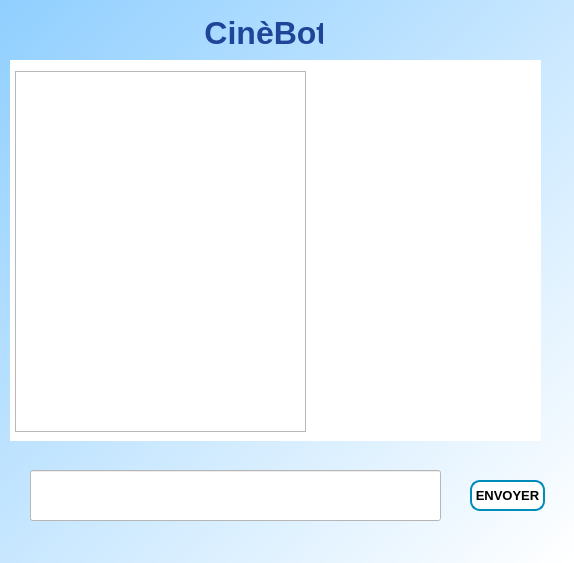
<?xml version="1.0" encoding="UTF-8"?>
<ui version="4.0">
 <class>MainWindow</class>
 <widget class="QMainWindow" name="MainWindow">
  <property name="geometry">
   <rect>
    <x>0</x>
    <y>0</y>
    <width>574</width>
    <height>563</height>
   </rect>
  </property>
  <property name="minimumSize">
   <size>
    <width>0</width>
    <height>563</height>
   </size>
  </property>
  <property name="palette">
   <palette>
    <active>
     <colorrole role="Text">
      <brush brushstyle="SolidPattern">
       <color alpha="255">
        <red>255</red>
        <green>255</green>
        <blue>255</blue>
       </color>
      </brush>
     </colorrole>
    </active>
    <inactive>
     <colorrole role="Text">
      <brush brushstyle="SolidPattern">
       <color alpha="255">
        <red>255</red>
        <green>255</green>
        <blue>255</blue>
       </color>
      </brush>
     </colorrole>
    </inactive>
    <disabled>
     <colorrole role="Text">
      <brush brushstyle="SolidPattern">
       <color alpha="255">
        <red>120</red>
        <green>120</green>
        <blue>120</blue>
       </color>
      </brush>
     </colorrole>
    </disabled>
   </palette>
  </property>
  <property name="windowTitle">
   <string>MainWindow</string>
  </property>
  <property name="styleSheet">
   <string notr="true">QWidget#main_widget{
background-color: qlineargradient(spread:pad, x1:0, y1:0, x2:1, y2:1, stop:0 rgba(144, 207, 255, 255), stop:1 rgba(255, 255, 255, 255));
}

QPushButton {
  background-color: white; 
  color: black; 
  border: 2px solid #008CBA;
  font-size:13px;
  font-weight:bold;
  border-radius: 10px;
}
QPushButton:hover {
  background-color: #008CBA;
  color: white;
}

QPlainTextEdit{
  border-radius: 20px;
}

QLabel{
color: rgb(31, 69, 152);
}</string>
  </property>
  <widget class="QWidget" name="main_widget">
   <widget class="QLabel" name="label">
    <property name="geometry">
     <rect>
      <x>160</x>
      <y>10</y>
      <width>163</width>
      <height>45</height>
     </rect>
    </property>
    <property name="palette">
     <palette>
      <active>
       <colorrole role="WindowText">
        <brush brushstyle="SolidPattern">
         <color alpha="255">
          <red>31</red>
          <green>69</green>
          <blue>152</blue>
         </color>
        </brush>
       </colorrole>
       <colorrole role="Midlight">
        <brush brushstyle="SolidPattern">
         <color alpha="255">
          <red>255</red>
          <green>255</green>
          <blue>255</blue>
         </color>
        </brush>
       </colorrole>
       <colorrole role="Text">
        <brush brushstyle="SolidPattern">
         <color alpha="255">
          <red>31</red>
          <green>69</green>
          <blue>152</blue>
         </color>
        </brush>
       </colorrole>
       <colorrole role="ButtonText">
        <brush brushstyle="SolidPattern">
         <color alpha="255">
          <red>31</red>
          <green>69</green>
          <blue>152</blue>
         </color>
        </brush>
       </colorrole>
      </active>
      <inactive>
       <colorrole role="WindowText">
        <brush brushstyle="SolidPattern">
         <color alpha="255">
          <red>31</red>
          <green>69</green>
          <blue>152</blue>
         </color>
        </brush>
       </colorrole>
       <colorrole role="Midlight">
        <brush brushstyle="SolidPattern">
         <color alpha="255">
          <red>255</red>
          <green>255</green>
          <blue>255</blue>
         </color>
        </brush>
       </colorrole>
       <colorrole role="Text">
        <brush brushstyle="SolidPattern">
         <color alpha="255">
          <red>31</red>
          <green>69</green>
          <blue>152</blue>
         </color>
        </brush>
       </colorrole>
       <colorrole role="ButtonText">
        <brush brushstyle="SolidPattern">
         <color alpha="255">
          <red>31</red>
          <green>69</green>
          <blue>152</blue>
         </color>
        </brush>
       </colorrole>
      </inactive>
      <disabled>
       <colorrole role="WindowText">
        <brush brushstyle="SolidPattern">
         <color alpha="255">
          <red>31</red>
          <green>69</green>
          <blue>152</blue>
         </color>
        </brush>
       </colorrole>
       <colorrole role="Midlight">
        <brush brushstyle="SolidPattern">
         <color alpha="255">
          <red>255</red>
          <green>255</green>
          <blue>255</blue>
         </color>
        </brush>
       </colorrole>
       <colorrole role="Text">
        <brush brushstyle="SolidPattern">
         <color alpha="255">
          <red>31</red>
          <green>69</green>
          <blue>152</blue>
         </color>
        </brush>
       </colorrole>
       <colorrole role="ButtonText">
        <brush brushstyle="SolidPattern">
         <color alpha="255">
          <red>31</red>
          <green>69</green>
          <blue>152</blue>
         </color>
        </brush>
       </colorrole>
      </disabled>
     </palette>
    </property>
    <property name="font">
     <font>
      <family>Segoe UI</family>
      <pointsize>24</pointsize>
      <weight>75</weight>
      <bold>true</bold>
      <underline>false</underline>
     </font>
    </property>
    <property name="mouseTracking">
     <bool>true</bool>
    </property>
    <property name="tabletTracking">
     <bool>false</bool>
    </property>
    <property name="text">
     <string>     CinèBot</string>
    </property>
    <property name="textFormat">
     <enum>Qt::PlainText</enum>
    </property>
   </widget>
   <widget class="QLineEdit" name="lineEdit">
    <property name="geometry">
     <rect>
      <x>30</x>
      <y>470</y>
      <width>411</width>
      <height>51</height>
     </rect>
    </property>
    <property name="palette">
     <palette>
      <active>
       <colorrole role="WindowText">
        <brush brushstyle="SolidPattern">
         <color alpha="255">
          <red>0</red>
          <green>0</green>
          <blue>0</blue>
         </color>
        </brush>
       </colorrole>
       <colorrole role="Button">
        <brush brushstyle="SolidPattern">
         <color alpha="255">
          <red>255</red>
          <green>255</green>
          <blue>255</blue>
         </color>
        </brush>
       </colorrole>
       <colorrole role="Light">
        <brush brushstyle="SolidPattern">
         <color alpha="255">
          <red>255</red>
          <green>255</green>
          <blue>255</blue>
         </color>
        </brush>
       </colorrole>
       <colorrole role="Midlight">
        <brush brushstyle="SolidPattern">
         <color alpha="255">
          <red>255</red>
          <green>255</green>
          <blue>255</blue>
         </color>
        </brush>
       </colorrole>
       <colorrole role="Dark">
        <brush brushstyle="SolidPattern">
         <color alpha="255">
          <red>127</red>
          <green>127</green>
          <blue>127</blue>
         </color>
        </brush>
       </colorrole>
       <colorrole role="Mid">
        <brush brushstyle="SolidPattern">
         <color alpha="255">
          <red>170</red>
          <green>170</green>
          <blue>170</blue>
         </color>
        </brush>
       </colorrole>
       <colorrole role="Text">
        <brush brushstyle="SolidPattern">
         <color alpha="255">
          <red>0</red>
          <green>0</green>
          <blue>0</blue>
         </color>
        </brush>
       </colorrole>
       <colorrole role="BrightText">
        <brush brushstyle="SolidPattern">
         <color alpha="255">
          <red>255</red>
          <green>255</green>
          <blue>255</blue>
         </color>
        </brush>
       </colorrole>
       <colorrole role="ButtonText">
        <brush brushstyle="SolidPattern">
         <color alpha="255">
          <red>0</red>
          <green>0</green>
          <blue>0</blue>
         </color>
        </brush>
       </colorrole>
       <colorrole role="Base">
        <brush brushstyle="SolidPattern">
         <color alpha="255">
          <red>255</red>
          <green>255</green>
          <blue>255</blue>
         </color>
        </brush>
       </colorrole>
       <colorrole role="Window">
        <brush brushstyle="SolidPattern">
         <color alpha="255">
          <red>255</red>
          <green>255</green>
          <blue>255</blue>
         </color>
        </brush>
       </colorrole>
       <colorrole role="Shadow">
        <brush brushstyle="SolidPattern">
         <color alpha="255">
          <red>0</red>
          <green>0</green>
          <blue>0</blue>
         </color>
        </brush>
       </colorrole>
       <colorrole role="AlternateBase">
        <brush brushstyle="SolidPattern">
         <color alpha="255">
          <red>255</red>
          <green>255</green>
          <blue>255</blue>
         </color>
        </brush>
       </colorrole>
       <colorrole role="ToolTipBase">
        <brush brushstyle="SolidPattern">
         <color alpha="255">
          <red>255</red>
          <green>255</green>
          <blue>220</blue>
         </color>
        </brush>
       </colorrole>
       <colorrole role="ToolTipText">
        <brush brushstyle="SolidPattern">
         <color alpha="255">
          <red>0</red>
          <green>0</green>
          <blue>0</blue>
         </color>
        </brush>
       </colorrole>
      </active>
      <inactive>
       <colorrole role="WindowText">
        <brush brushstyle="SolidPattern">
         <color alpha="255">
          <red>0</red>
          <green>0</green>
          <blue>0</blue>
         </color>
        </brush>
       </colorrole>
       <colorrole role="Button">
        <brush brushstyle="SolidPattern">
         <color alpha="255">
          <red>255</red>
          <green>255</green>
          <blue>255</blue>
         </color>
        </brush>
       </colorrole>
       <colorrole role="Light">
        <brush brushstyle="SolidPattern">
         <color alpha="255">
          <red>255</red>
          <green>255</green>
          <blue>255</blue>
         </color>
        </brush>
       </colorrole>
       <colorrole role="Midlight">
        <brush brushstyle="SolidPattern">
         <color alpha="255">
          <red>255</red>
          <green>255</green>
          <blue>255</blue>
         </color>
        </brush>
       </colorrole>
       <colorrole role="Dark">
        <brush brushstyle="SolidPattern">
         <color alpha="255">
          <red>127</red>
          <green>127</green>
          <blue>127</blue>
         </color>
        </brush>
       </colorrole>
       <colorrole role="Mid">
        <brush brushstyle="SolidPattern">
         <color alpha="255">
          <red>170</red>
          <green>170</green>
          <blue>170</blue>
         </color>
        </brush>
       </colorrole>
       <colorrole role="Text">
        <brush brushstyle="SolidPattern">
         <color alpha="255">
          <red>0</red>
          <green>0</green>
          <blue>0</blue>
         </color>
        </brush>
       </colorrole>
       <colorrole role="BrightText">
        <brush brushstyle="SolidPattern">
         <color alpha="255">
          <red>255</red>
          <green>255</green>
          <blue>255</blue>
         </color>
        </brush>
       </colorrole>
       <colorrole role="ButtonText">
        <brush brushstyle="SolidPattern">
         <color alpha="255">
          <red>0</red>
          <green>0</green>
          <blue>0</blue>
         </color>
        </brush>
       </colorrole>
       <colorrole role="Base">
        <brush brushstyle="SolidPattern">
         <color alpha="255">
          <red>255</red>
          <green>255</green>
          <blue>255</blue>
         </color>
        </brush>
       </colorrole>
       <colorrole role="Window">
        <brush brushstyle="SolidPattern">
         <color alpha="255">
          <red>255</red>
          <green>255</green>
          <blue>255</blue>
         </color>
        </brush>
       </colorrole>
       <colorrole role="Shadow">
        <brush brushstyle="SolidPattern">
         <color alpha="255">
          <red>0</red>
          <green>0</green>
          <blue>0</blue>
         </color>
        </brush>
       </colorrole>
       <colorrole role="AlternateBase">
        <brush brushstyle="SolidPattern">
         <color alpha="255">
          <red>255</red>
          <green>255</green>
          <blue>255</blue>
         </color>
        </brush>
       </colorrole>
       <colorrole role="ToolTipBase">
        <brush brushstyle="SolidPattern">
         <color alpha="255">
          <red>255</red>
          <green>255</green>
          <blue>220</blue>
         </color>
        </brush>
       </colorrole>
       <colorrole role="ToolTipText">
        <brush brushstyle="SolidPattern">
         <color alpha="255">
          <red>0</red>
          <green>0</green>
          <blue>0</blue>
         </color>
        </brush>
       </colorrole>
      </inactive>
      <disabled>
       <colorrole role="WindowText">
        <brush brushstyle="SolidPattern">
         <color alpha="255">
          <red>127</red>
          <green>127</green>
          <blue>127</blue>
         </color>
        </brush>
       </colorrole>
       <colorrole role="Button">
        <brush brushstyle="SolidPattern">
         <color alpha="255">
          <red>255</red>
          <green>255</green>
          <blue>255</blue>
         </color>
        </brush>
       </colorrole>
       <colorrole role="Light">
        <brush brushstyle="SolidPattern">
         <color alpha="255">
          <red>255</red>
          <green>255</green>
          <blue>255</blue>
         </color>
        </brush>
       </colorrole>
       <colorrole role="Midlight">
        <brush brushstyle="SolidPattern">
         <color alpha="255">
          <red>255</red>
          <green>255</green>
          <blue>255</blue>
         </color>
        </brush>
       </colorrole>
       <colorrole role="Dark">
        <brush brushstyle="SolidPattern">
         <color alpha="255">
          <red>127</red>
          <green>127</green>
          <blue>127</blue>
         </color>
        </brush>
       </colorrole>
       <colorrole role="Mid">
        <brush brushstyle="SolidPattern">
         <color alpha="255">
          <red>170</red>
          <green>170</green>
          <blue>170</blue>
         </color>
        </brush>
       </colorrole>
       <colorrole role="Text">
        <brush brushstyle="SolidPattern">
         <color alpha="255">
          <red>127</red>
          <green>127</green>
          <blue>127</blue>
         </color>
        </brush>
       </colorrole>
       <colorrole role="BrightText">
        <brush brushstyle="SolidPattern">
         <color alpha="255">
          <red>255</red>
          <green>255</green>
          <blue>255</blue>
         </color>
        </brush>
       </colorrole>
       <colorrole role="ButtonText">
        <brush brushstyle="SolidPattern">
         <color alpha="255">
          <red>127</red>
          <green>127</green>
          <blue>127</blue>
         </color>
        </brush>
       </colorrole>
       <colorrole role="Base">
        <brush brushstyle="SolidPattern">
         <color alpha="255">
          <red>255</red>
          <green>255</green>
          <blue>255</blue>
         </color>
        </brush>
       </colorrole>
       <colorrole role="Window">
        <brush brushstyle="SolidPattern">
         <color alpha="255">
          <red>255</red>
          <green>255</green>
          <blue>255</blue>
         </color>
        </brush>
       </colorrole>
       <colorrole role="Shadow">
        <brush brushstyle="SolidPattern">
         <color alpha="255">
          <red>0</red>
          <green>0</green>
          <blue>0</blue>
         </color>
        </brush>
       </colorrole>
       <colorrole role="AlternateBase">
        <brush brushstyle="SolidPattern">
         <color alpha="255">
          <red>255</red>
          <green>255</green>
          <blue>255</blue>
         </color>
        </brush>
       </colorrole>
       <colorrole role="ToolTipBase">
        <brush brushstyle="SolidPattern">
         <color alpha="255">
          <red>255</red>
          <green>255</green>
          <blue>220</blue>
         </color>
        </brush>
       </colorrole>
       <colorrole role="ToolTipText">
        <brush brushstyle="SolidPattern">
         <color alpha="255">
          <red>0</red>
          <green>0</green>
          <blue>0</blue>
         </color>
        </brush>
       </colorrole>
      </disabled>
     </palette>
    </property>
    <property name="font">
     <font>
      <pointsize>14</pointsize>
     </font>
    </property>
   </widget>
   <widget class="QPlainTextEdit" name="plainTextEdit">
    <property name="geometry">
     <rect>
      <x>10</x>
      <y>60</y>
      <width>531</width>
      <height>381</height>
     </rect>
    </property>
    <property name="palette">
     <palette>
      <active>
       <colorrole role="WindowText">
        <brush brushstyle="SolidPattern">
         <color alpha="255">
          <red>0</red>
          <green>0</green>
          <blue>0</blue>
         </color>
        </brush>
       </colorrole>
       <colorrole role="Button">
        <brush brushstyle="SolidPattern">
         <color alpha="255">
          <red>255</red>
          <green>170</green>
          <blue>255</blue>
         </color>
        </brush>
       </colorrole>
       <colorrole role="Light">
        <brush brushstyle="SolidPattern">
         <color alpha="255">
          <red>255</red>
          <green>255</green>
          <blue>255</blue>
         </color>
        </brush>
       </colorrole>
       <colorrole role="Midlight">
        <brush brushstyle="SolidPattern">
         <color alpha="255">
          <red>255</red>
          <green>212</green>
          <blue>255</blue>
         </color>
        </brush>
       </colorrole>
       <colorrole role="Dark">
        <brush brushstyle="SolidPattern">
         <color alpha="255">
          <red>127</red>
          <green>85</green>
          <blue>127</blue>
         </color>
        </brush>
       </colorrole>
       <colorrole role="Mid">
        <brush brushstyle="SolidPattern">
         <color alpha="255">
          <red>170</red>
          <green>113</green>
          <blue>170</blue>
         </color>
        </brush>
       </colorrole>
       <colorrole role="Text">
        <brush brushstyle="SolidPattern">
         <color alpha="255">
          <red>0</red>
          <green>0</green>
          <blue>0</blue>
         </color>
        </brush>
       </colorrole>
       <colorrole role="BrightText">
        <brush brushstyle="SolidPattern">
         <color alpha="255">
          <red>255</red>
          <green>255</green>
          <blue>255</blue>
         </color>
        </brush>
       </colorrole>
       <colorrole role="ButtonText">
        <brush brushstyle="SolidPattern">
         <color alpha="255">
          <red>0</red>
          <green>0</green>
          <blue>0</blue>
         </color>
        </brush>
       </colorrole>
       <colorrole role="Base">
        <brush brushstyle="SolidPattern">
         <color alpha="255">
          <red>255</red>
          <green>255</green>
          <blue>255</blue>
         </color>
        </brush>
       </colorrole>
       <colorrole role="Window">
        <brush brushstyle="SolidPattern">
         <color alpha="255">
          <red>255</red>
          <green>170</green>
          <blue>255</blue>
         </color>
        </brush>
       </colorrole>
       <colorrole role="Shadow">
        <brush brushstyle="SolidPattern">
         <color alpha="255">
          <red>0</red>
          <green>0</green>
          <blue>0</blue>
         </color>
        </brush>
       </colorrole>
       <colorrole role="AlternateBase">
        <brush brushstyle="SolidPattern">
         <color alpha="255">
          <red>255</red>
          <green>212</green>
          <blue>255</blue>
         </color>
        </brush>
       </colorrole>
       <colorrole role="ToolTipBase">
        <brush brushstyle="SolidPattern">
         <color alpha="255">
          <red>255</red>
          <green>255</green>
          <blue>220</blue>
         </color>
        </brush>
       </colorrole>
       <colorrole role="ToolTipText">
        <brush brushstyle="SolidPattern">
         <color alpha="255">
          <red>0</red>
          <green>0</green>
          <blue>0</blue>
         </color>
        </brush>
       </colorrole>
      </active>
      <inactive>
       <colorrole role="WindowText">
        <brush brushstyle="SolidPattern">
         <color alpha="255">
          <red>0</red>
          <green>0</green>
          <blue>0</blue>
         </color>
        </brush>
       </colorrole>
       <colorrole role="Button">
        <brush brushstyle="SolidPattern">
         <color alpha="255">
          <red>255</red>
          <green>170</green>
          <blue>255</blue>
         </color>
        </brush>
       </colorrole>
       <colorrole role="Light">
        <brush brushstyle="SolidPattern">
         <color alpha="255">
          <red>255</red>
          <green>255</green>
          <blue>255</blue>
         </color>
        </brush>
       </colorrole>
       <colorrole role="Midlight">
        <brush brushstyle="SolidPattern">
         <color alpha="255">
          <red>255</red>
          <green>212</green>
          <blue>255</blue>
         </color>
        </brush>
       </colorrole>
       <colorrole role="Dark">
        <brush brushstyle="SolidPattern">
         <color alpha="255">
          <red>127</red>
          <green>85</green>
          <blue>127</blue>
         </color>
        </brush>
       </colorrole>
       <colorrole role="Mid">
        <brush brushstyle="SolidPattern">
         <color alpha="255">
          <red>170</red>
          <green>113</green>
          <blue>170</blue>
         </color>
        </brush>
       </colorrole>
       <colorrole role="Text">
        <brush brushstyle="SolidPattern">
         <color alpha="255">
          <red>0</red>
          <green>0</green>
          <blue>0</blue>
         </color>
        </brush>
       </colorrole>
       <colorrole role="BrightText">
        <brush brushstyle="SolidPattern">
         <color alpha="255">
          <red>255</red>
          <green>255</green>
          <blue>255</blue>
         </color>
        </brush>
       </colorrole>
       <colorrole role="ButtonText">
        <brush brushstyle="SolidPattern">
         <color alpha="255">
          <red>0</red>
          <green>0</green>
          <blue>0</blue>
         </color>
        </brush>
       </colorrole>
       <colorrole role="Base">
        <brush brushstyle="SolidPattern">
         <color alpha="255">
          <red>255</red>
          <green>255</green>
          <blue>255</blue>
         </color>
        </brush>
       </colorrole>
       <colorrole role="Window">
        <brush brushstyle="SolidPattern">
         <color alpha="255">
          <red>255</red>
          <green>170</green>
          <blue>255</blue>
         </color>
        </brush>
       </colorrole>
       <colorrole role="Shadow">
        <brush brushstyle="SolidPattern">
         <color alpha="255">
          <red>0</red>
          <green>0</green>
          <blue>0</blue>
         </color>
        </brush>
       </colorrole>
       <colorrole role="AlternateBase">
        <brush brushstyle="SolidPattern">
         <color alpha="255">
          <red>255</red>
          <green>212</green>
          <blue>255</blue>
         </color>
        </brush>
       </colorrole>
       <colorrole role="ToolTipBase">
        <brush brushstyle="SolidPattern">
         <color alpha="255">
          <red>255</red>
          <green>255</green>
          <blue>220</blue>
         </color>
        </brush>
       </colorrole>
       <colorrole role="ToolTipText">
        <brush brushstyle="SolidPattern">
         <color alpha="255">
          <red>0</red>
          <green>0</green>
          <blue>0</blue>
         </color>
        </brush>
       </colorrole>
      </inactive>
      <disabled>
       <colorrole role="WindowText">
        <brush brushstyle="SolidPattern">
         <color alpha="255">
          <red>127</red>
          <green>85</green>
          <blue>127</blue>
         </color>
        </brush>
       </colorrole>
       <colorrole role="Button">
        <brush brushstyle="SolidPattern">
         <color alpha="255">
          <red>255</red>
          <green>170</green>
          <blue>255</blue>
         </color>
        </brush>
       </colorrole>
       <colorrole role="Light">
        <brush brushstyle="SolidPattern">
         <color alpha="255">
          <red>255</red>
          <green>255</green>
          <blue>255</blue>
         </color>
        </brush>
       </colorrole>
       <colorrole role="Midlight">
        <brush brushstyle="SolidPattern">
         <color alpha="255">
          <red>255</red>
          <green>212</green>
          <blue>255</blue>
         </color>
        </brush>
       </colorrole>
       <colorrole role="Dark">
        <brush brushstyle="SolidPattern">
         <color alpha="255">
          <red>127</red>
          <green>85</green>
          <blue>127</blue>
         </color>
        </brush>
       </colorrole>
       <colorrole role="Mid">
        <brush brushstyle="SolidPattern">
         <color alpha="255">
          <red>170</red>
          <green>113</green>
          <blue>170</blue>
         </color>
        </brush>
       </colorrole>
       <colorrole role="Text">
        <brush brushstyle="SolidPattern">
         <color alpha="255">
          <red>127</red>
          <green>85</green>
          <blue>127</blue>
         </color>
        </brush>
       </colorrole>
       <colorrole role="BrightText">
        <brush brushstyle="SolidPattern">
         <color alpha="255">
          <red>255</red>
          <green>255</green>
          <blue>255</blue>
         </color>
        </brush>
       </colorrole>
       <colorrole role="ButtonText">
        <brush brushstyle="SolidPattern">
         <color alpha="255">
          <red>127</red>
          <green>85</green>
          <blue>127</blue>
         </color>
        </brush>
       </colorrole>
       <colorrole role="Base">
        <brush brushstyle="SolidPattern">
         <color alpha="255">
          <red>255</red>
          <green>170</green>
          <blue>255</blue>
         </color>
        </brush>
       </colorrole>
       <colorrole role="Window">
        <brush brushstyle="SolidPattern">
         <color alpha="255">
          <red>255</red>
          <green>170</green>
          <blue>255</blue>
         </color>
        </brush>
       </colorrole>
       <colorrole role="Shadow">
        <brush brushstyle="SolidPattern">
         <color alpha="255">
          <red>0</red>
          <green>0</green>
          <blue>0</blue>
         </color>
        </brush>
       </colorrole>
       <colorrole role="AlternateBase">
        <brush brushstyle="SolidPattern">
         <color alpha="255">
          <red>255</red>
          <green>170</green>
          <blue>255</blue>
         </color>
        </brush>
       </colorrole>
       <colorrole role="ToolTipBase">
        <brush brushstyle="SolidPattern">
         <color alpha="255">
          <red>255</red>
          <green>255</green>
          <blue>220</blue>
         </color>
        </brush>
       </colorrole>
       <colorrole role="ToolTipText">
        <brush brushstyle="SolidPattern">
         <color alpha="255">
          <red>0</red>
          <green>0</green>
          <blue>0</blue>
         </color>
        </brush>
       </colorrole>
      </disabled>
     </palette>
    </property>
    <property name="font">
     <font>
      <pointsize>14</pointsize>
     </font>
    </property>
    <property name="tabChangesFocus">
     <bool>false</bool>
    </property>
   </widget>
   <widget class="QPushButton" name="pushButton">
    <property name="geometry">
     <rect>
      <x>470</x>
      <y>480</y>
      <width>75</width>
      <height>31</height>
     </rect>
    </property>
    <property name="font">
     <font>
      <pointsize>-1</pointsize>
      <weight>75</weight>
      <bold>true</bold>
     </font>
    </property>
    <property name="text">
     <string>ENVOYER</string>
    </property>
    <property name="autoDefault">
     <bool>true</bool>
    </property>
    <property name="default">
     <bool>true</bool>
    </property>
    <property name="flat">
     <bool>false</bool>
    </property>
   </widget>
   <widget class="QLabel" name="poster_label">
    <property name="geometry">
     <rect>
      <x>320</x>
      <y>120</y>
      <width>201</width>
      <height>281</height>
     </rect>
    </property>
    <property name="text">
     <string/>
    </property>
    <property name="scaledContents">
     <bool>true</bool>
    </property>
   </widget>
   <widget class="QTextBrowser" name="textBrowser">
    <property name="geometry">
     <rect>
      <x>15</x>
      <y>71</y>
      <width>291</width>
      <height>361</height>
     </rect>
    </property>
    <property name="autoFillBackground">
     <bool>false</bool>
    </property>
   </widget>
  </widget>
 </widget>
 <resources/>
 <connections/>
</ui>
